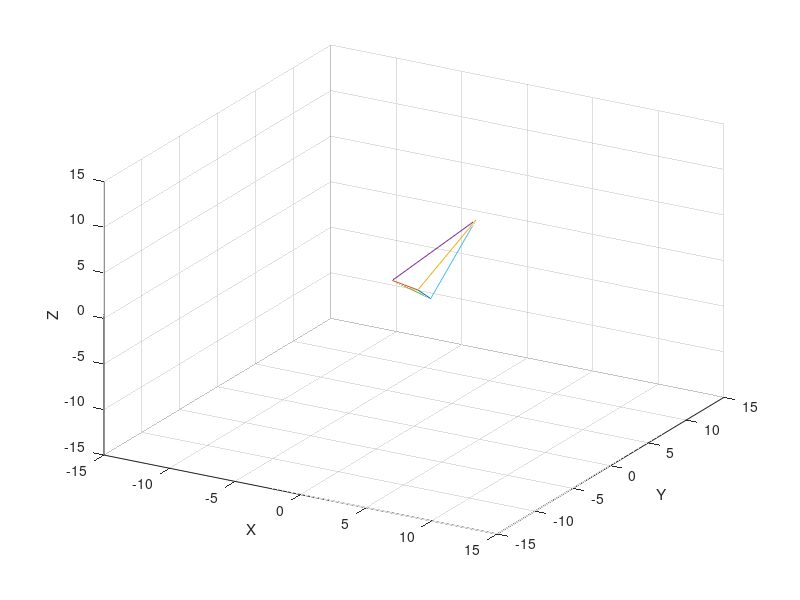

Reproduce this figure in MATLAB.

a = [0; 0; -1; 7];
b = [1; 2; 2; 2];
c = [0;-1; 2;3];
x1 = a;
y1 = b;
z1 = c;
figure
grid on

for ii = 1:60
    clf
    hold on
    q = ii/180*pi;
    n = [1 2 -1];
    len  = sqrt(n(1)^2 + n(2)^2 + n(3)^2);
    x = n(1)/len;
    y = n(2)/len;
    z = n(3)/len;
    rotor = [cos(q)+(1-cos(q))*(x^2) (1-cos(q))*x*y-(sin(q))*z (1-cos(q))*x*z+(sin(q))*y;
    (1-cos(q))*y*x+(sin(q))*z cos(q)+(1-cos(q))*(y^2) (1-cos(q))*y*z - sin(q)*x;
    (1-cos(q))*z*x-(sin(q))*y (1-cos(q))*z*y+(sin(q))*x cos(q)+(1-cos(q))*(z^2)];
    for jj = 1:4
        m = [a(jj) b(jj) c(jj)];
        m = m * rotor;
        x1(jj) = m(1);
        y1(jj) = m(2);
        z1(jj) = m(3);
    end

    view(30,30);
    plot3([x1(1) x1(2)], [y1(1) y1(2)], [z1(1) z1(2)]);
    plot3([x1(1) x1(3)], [y1(1) y1(3)], [z1(1) z1(3)]);
    plot3([x1(1) x1(4)], [y1(1) y1(4)], [z1(1) z1(4)]);
    plot3([x1(3) x1(4)], [y1(3) y1(4)], [z1(3) z1(4)]);
    plot3([x1(2) x1(3)], [y1(2) y1(3)], [z1(2) z1(3)]);
    plot3([x1(2) x1(4)], [y1(2) y1(4)], [z1(2) z1(4)]);
    xlabel('X');
    ylabel('Y');
    zlabel('Z');
    axis([-15 15 -15 15 -15 15]);
    grid on
    drawnow
end